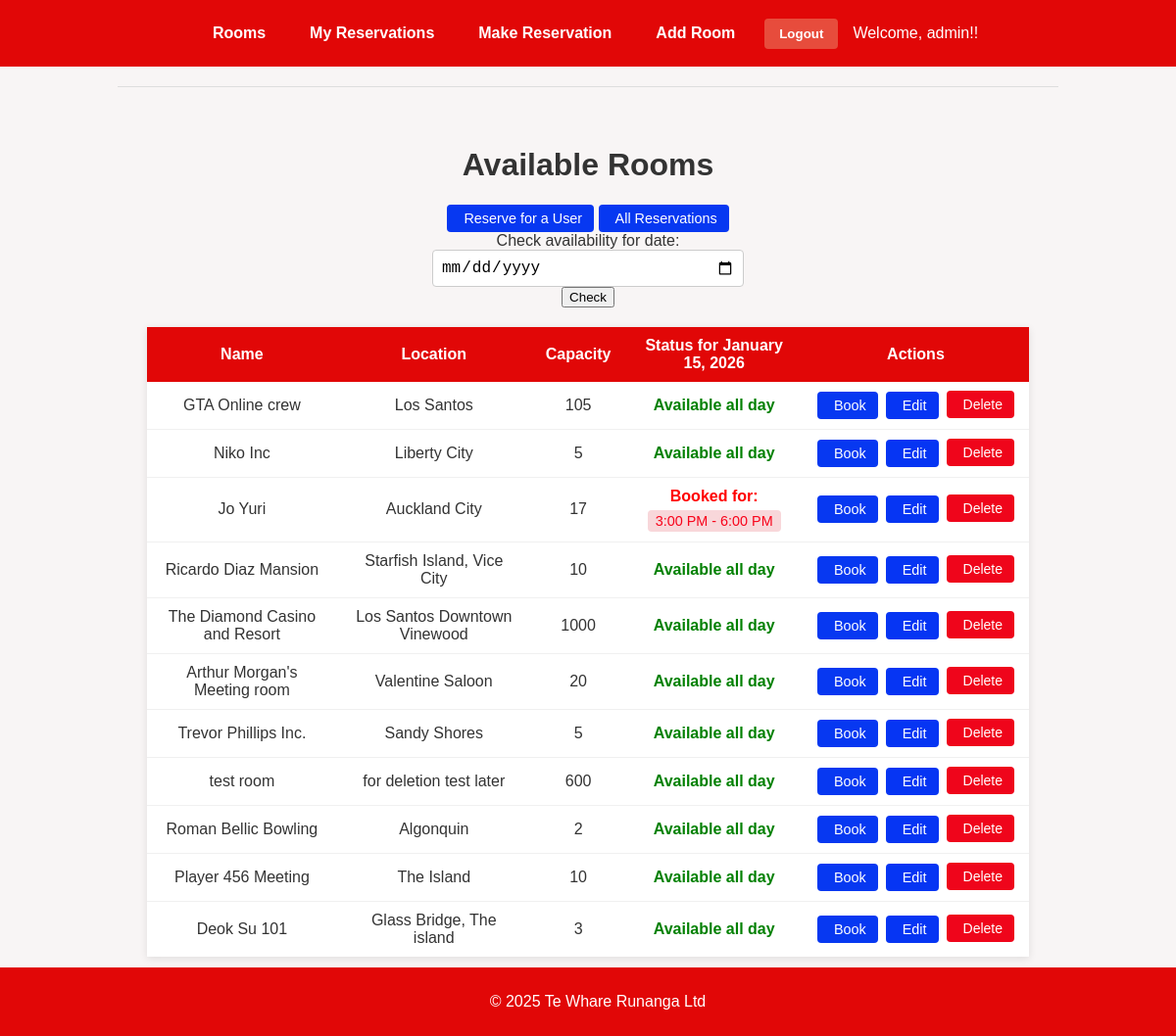
/ (signed in), run on the app's committed database.
### reservations/models.py (models this page shows, shortened)
class Reservation(models.Model):
    user = models.ForeignKey(User, on_delete=models.CASCADE) # Shows who booked the room
    room = models.ForeignKey(ConferenceRoom, on_delete=models.CASCADE) # Which room the user booked
    date = models.DateField() # What time the reservation is for
    start_time = models.TimeField() # When the reservation starts
    end_time = models.TimeField() # When the reservation ends
    created_at = models.DateTimeField(auto_now_add=True) # When the reservation was made

class ConferenceRoom(models.Model):
    name = models.CharField(max_length=100) # Room name
    location = models.CharField(max_length=100) # Where the room is located
    capacity = models.PositiveIntegerField() # How many people can fit in the room

### reservations/views.py (the view)
# urls.py: path('', views.room_list, name='room_list'),
@login_required
def room_list(request):
    date_str = request.GET.get('date')
    if date_str:
        try:
            selected_date = datetime.strptime(date_str, '%Y-%m-%d').date()
        except (ValueError, TypeError):
            selected_date = timezone.now().date()
    else:
        selected_date = timezone.now().date()
    current_time = timezone.now().time()
    rooms = ConferenceRoom.objects.all()
    reservations = Reservation.objects.filter(date=selected_date)
    for room in rooms:
        room_reservations = reservations.filter(room=room).order_by('start_time')
        room.is_available = not room_reservations.exists()
        room.booking_times = []
        for res in room_reservations:
            room.booking_times.append({
                'start': res.start_time.strftime('%I:%M %p').lstrip('0'),
                'end': res.end_time.strftime('%I:%M %p').lstrip('0')
            })
    context = {
        'rooms': rooms,
        'selected_date': selected_date,
        'date_str': selected_date.strftime('%d-%m-%Y'),  # Date format as DD-MM-YYYY
        'user': request.user  # Make sure user is available in the template
    }
    return render(request, 'reservations/room_list.html', context)

### reservations/templates/reservations/room_list.html (shortened to what this page needs)
{% extends "reservations/base.html" %}
{% block content %}
<div class="container">
    <h1>Available Rooms</h1>
{% if user.is_staff %}
    <div class ="d-flex gap-2 mb-3 flex-wrap">
    <a href="{% url 'reservations:admin_make_reservation' %}"
       class="btn-custom btn-primary-custom">
        Reserve for a User
    </a>
    <a href="{% url 'reservations:admin_reservations' %}"
       class="btn-custom btn-primary-custom">
         All Reservations
    </a>
    </div>
{% endif %}
    <form method="get" class="mb-4">
        <div class="row">
            <div class="col-md-6">
                <div class="form-group">
                    <label for="date">Check availability for date:</label>
                    <div class="input-group">
                        <input type="date"
                               class="form-control"
                               id="date"
                               name="date"
                               value="{{ date_str }}"
                               min="{{ timezone.now|date:'Y-m-d' }}">
                        <div class="input-group-append">
                            <button type="submit" class="btn btn-primary">Check</button>
                        </div>
                    </div>
                </div>
            </div>
        </div>
    </form>
    {% if rooms %}
    <div class="table-responsive">
        <table class="table table-striped">
            <thead class="thead-dark">
                <tr>
                    <th>Name</th>
                    <th>Location</th>
                    <th>Capacity</th>
                    <th>Status for {{ selected_date|date:"F j, Y" }}</th>
                    <th>Actions</th>
                </tr>
            </thead>
            <tbody>
                {% for room in rooms %}
                <tr>
                    <td>{{ room.name }}</td>
                    <td>{{ room.location }}</td>
                    <td>{{ room.capacity }}</td>
                    <td>
                        {% if room.is_available %}
                        <span style="color:green; font-weight: bold;">Available all day</span>
                        {% else %}
                        <div>
                            <div style="color:red; font-weight: bold; margin-bottom: 5px; text-align: center;">Booked for:</div>
                            <div style="display: flex; flex-wrap: wrap; gap: 8px; justify-content: center;">
                                {% for slot in room.booking_times %}
                                <span style="background-color: #f8d7da; color: #f8041b; padding: 3px 8px; border-radius: 4px; font-size: 0.9em;">
                                    {{ slot.start }} - {{ slot.end }}
                                </span>
                                {% endfor %}
                            </div>
                        </div>
                        {% endif %}
                    </td>
                    <td>
                        <div class="btn-group-custom">
                            <a href="{% url 'reservations:make_reservation' %}?room={{ room.id }}&date={{ selected_date|date:'Y-m-d' }}"
                               class="btn-custom btn-primary-custom"
                               {% if not room.is_available %}disabled{% endif %}>
                                 Book
                            </a>
                        {% if user.is_staff %}
                            <a href="{% url 'reservations:edit_room' room.id %}" class="btn-custom btn-edit-custom">
                                 Edit
                            </a>
                            <form action="{% url 'reservations:delete_room' room.id %}" method="post" style="display: inline; margin: 0; padding: 0;"
                                  onsubmit="return confirm('Are you sure you want to delete this room?');">
                                <button type="submit" class="btn-custom btn-delete-custom" style ="margin: 0;">
                                     Delete
                                </button>
                            </form>
                            {% endif %}
                        </div>
                    </td>
                </tr>
                {% endfor %}
            </tbody>
        </table>
    </div>
    {% else %}
    <div class="alert alert-info" role="alert">
        No rooms available, please try again later or on a different date.
    </div>
    {% endif %}
</div>
{% endblock %}

### reservations/templates/reservations/base.html (shortened to what this page needs)
<!DOCTYPE html>
<html lang="en">
<head>
</head>
<body>
<nav>
    <a href="{% url 'reservations:room_list' %}">Rooms</a>
    <a href="{% url 'reservations:my_reservations' %}">My Reservations</a>
    <a href="{% url 'reservations:make_reservation' %}">Make Reservation</a>
    <a href="{% url 'reservations:add_room' %}">Add Room</a>
    {% if user.is_authenticated %}
    <form method="post" action="{% url 'logout' %}">
        <button type="submit">Logout</button>
    </form>
    <span>Welcome, {{ user.username }}!!</span>
    {% else %}
    <a href="{% url 'login' %}">Login</a>
    {% endif %}
</nav>
<hr />
<main>
    {% block content %}
    {% endblock %}
</main>
<footer>
    <p>&copy; 2025 Te Whare Runanga Ltd</p>
</footer>
</body>
</html>

### reservations/templates/reservations/base.html (style rules this page uses)
body { font-family: Arial, sans-serif; background-color: #f8f5f5; color: #333; margin: 0; padding: 0; text-align: center; }
nav { background-color: #e10707; padding: 15px; display: flex; justify-content: center; align-items: center; flex-wrap: wrap; gap: 15px; }
nav a { color: white; text-decoration: none; font-weight: bold; padding: 10px 15px; border-radius: 5px; transition: background-color 0.3s; }
nav form { display: inline-block; margin: 0; }
nav button { background-color: #e74c3c; color: white; border: none; padding: 8px 15px; border-radius: 4px; cursor: pointer; font-weight: bold; transition: background-color 0.3s; }
nav span { color: white; font_size: 1rem; }
hr { margin: 20px auto; width: 80%; border: 0; height: 1px; background: #ddd; }
main { padding: 20px; max-width: 900px; margin: auto; }
footer { background-color: #e10707; color: white; padding: 10px; font_size: 0.9rem; position: fixed; bottom: 0; width: 100%; }
main form { display: flex; flex-direction: column; allign-items: center; gap: 10px; }
main input, main select, main textarea { width: 300px; padding: 8px; border: 1px solid #ccc; border-radius: 4px; font-size: 1rem; }
main table { margin: 20px auto; border-collapse: separate; border-spacing: 0; width: auto; max-width: 900px; box-shadow: 0 2px 8px rgba(0, 0, 0, 0.1); border: none; }
main th, main td { padding: 10px 15px; text-align: center; background-color: #fff; border: none; }
main th { background-color: #e10707; color: white; font-weight: bold; }
main tr:not(:last-child) td { border-bottom: 1px solid #f0f0f0; }

### reservations/templates/reservations/room_list.html (style rules this page uses)
.btn-custom { border: none; border-radius: 4px; padding: 6px 12px; font-size: 0.875rem; font-weight: 500; cursor: pointer; transition: all 0.2s ease; text-decoration: none; display: inline-flex; align-items: center; justify-content: center; gap: 5px; }
.btn-primary-custom { font-size: 0.9em; background-color: #0738f1; color: white; }
.btn-edit-custom { font-size: 0.9em; background-color: #0635f3; color: white; }
.btn-delete-custom { background-color: #ef051b; color: white; transform: translateY(-1px); }
.btn-group-custom { display: flex; gap: 8px; align-items: center; flex-wrap: nowrap; }

### data on the page
Reservation: date "January 15, 2026"
ConferenceRoom: name "GTA Online crew", location "Los Santos", capacity "105", shows "Available all day"
ConferenceRoom: name "Niko Inc", location "Liberty City", capacity "5", shows "Available all day"
ConferenceRoom: name "Jo Yuri", location "Auckland City", capacity "17", start "3:00 PM", end "6:00 PM"
ConferenceRoom: name "Ricardo Diaz Mansion", location "Starfish Island, Vice City", capacity "10", shows "Available all day"
ConferenceRoom: name "The Diamond Casino and Resort", location "Los Santos Downtown Vinewood", capacity "1000", shows "Available all day"
ConferenceRoom: name "Arthur Morgan's Meeting room", location "Valentine Saloon", capacity "20", shows "Available all day"
ConferenceRoom: name "Trevor Phillips Inc.", location "Sandy Shores", capacity "5", shows "Available all day"
ConferenceRoom: name "test room", location "for deletion test later", capacity "600", shows "Available all day"
ConferenceRoom: name "Roman Bellic Bowling", location "Algonquin", capacity "2", shows "Available all day"
ConferenceRoom: name "Player 456 Meeting", location "The Island", capacity "10", shows "Available all day"
ConferenceRoom: name "Deok Su 101", location "Glass Bridge, The island", capacity "3", shows "Available all day"

### other printed values
{{ user.username }} "admin"
